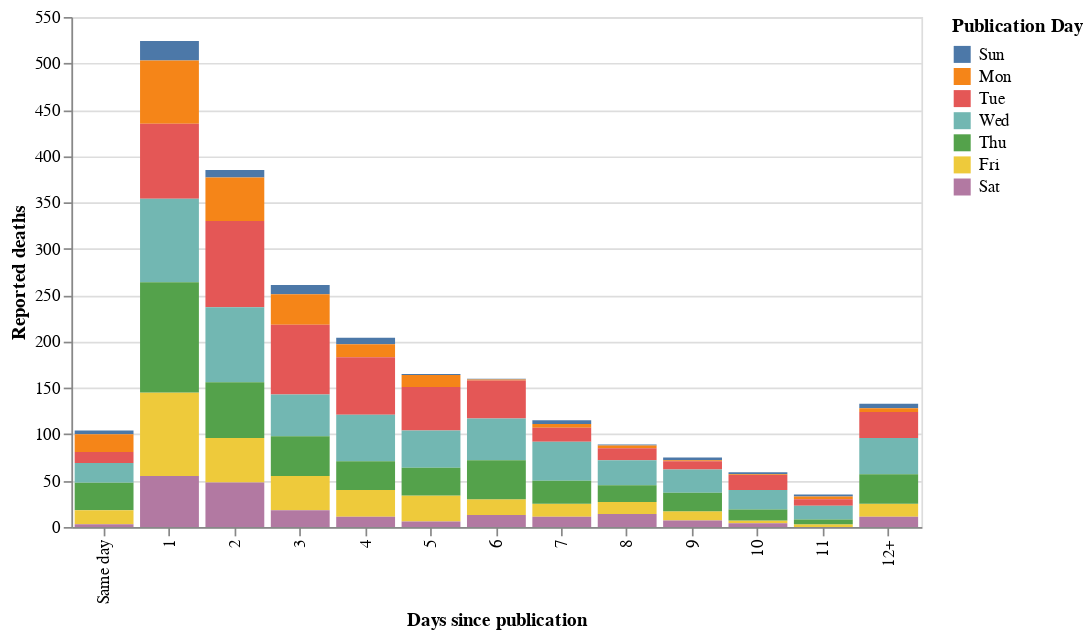

This figure's notebook cell:
### Code cell
df = data.dropna(subset=['days_since_publication'])

alt.Chart(df, width=500).mark_bar().encode(
    x=alt.X('lag:O', title="Days since publication", sort=labels),
    y=alt.Y('sum(n_diff):Q', title="Reported deaths"),
    color=alt.Color(
        'day(publication_date):N',
        title="Publication Day"
    ),
).interactive()

### Figure 1 — Vega-Lite specification as saved in the notebook (floating-point values rounded to 4 significant figures; data arrays with more than 128 entries replaced by an {"elided": "..."} marker saying what was removed)
{"config": {"view": {"continuousWidth": 400, "continuousHeight": 300}}, "data": {"name": "data-868dbc2287ab2da6fa9e0dae3d665c9f"}, "mark": "bar", "encoding": {"color": {"type": "nominal", "field": "publication_date", "timeUnit": "day", "title": "Publication Day"}, "x": {"type": "ordinal", "field": "lag", "sort": ["Same day", "1", "2", "3", "4", "5", "6", "7", "8", "9", "10", "11", "12+"], "title": "Days since publication"}, "y": {"type": "quantitative", "aggregate": "sum", "field": "n_diff", "title": "Reported deaths"}}, "selection": {"selector002": {"type": "interval", "bind": "scales", "encodings": ["x", "y"]}}, "width": 500, "$schema": "https://vega.github.io/schema/vega-lite/v4.8.1.json", "datasets": {"data-868dbc2287ab2da6fa9e0dae3d665c9f": {"elided": "1060 records"}}}
